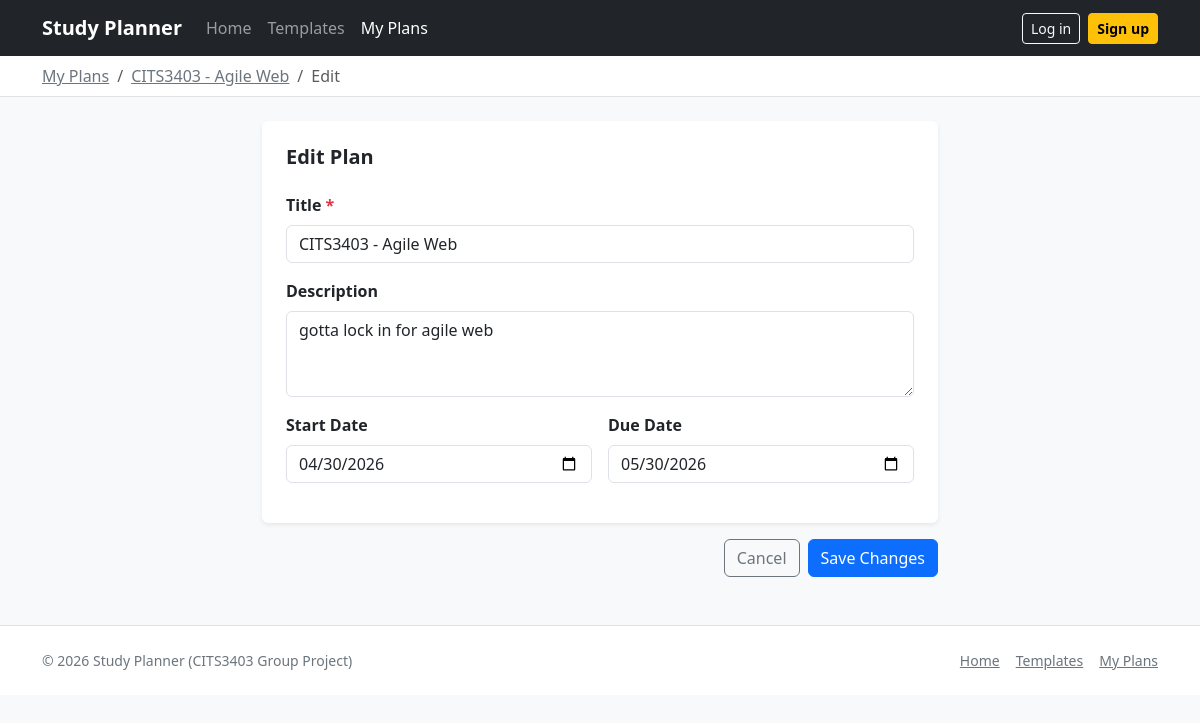
Screenshot of /plan/1/edit (signed in) with the database file from the repository.
### app/models.py (models this page shows)
class Plan(db.Model):
    __tablename__ = "plans"
    id = db.Column(db.Integer, primary_key=True)
    title = db.Column(db.String(200), nullable=False)
    description = db.Column(db.Text, nullable=True)
    start_date = db.Column(db.Date, nullable=True)
    end_date = db.Column(db.Date, nullable=True)
    is_template = db.Column(db.Boolean, default=False, nullable=False)
    user_id = db.Column(db.Integer, db.ForeignKey("users.id"), nullable=False)

### app/routes.py (the view, shortened to what this page needs)
@main.route("/plan/new", methods=["GET", "POST"])
@main.route("/plan/<int:plan_id>/edit", methods=["GET", "POST"])
def plan_edit(plan_id=None):
    if not require_login():
        return redirect(url_for("main.login"))
    user_id = session["user_id"]
    plan = None
    if plan_id:
        plan = Plan.query.filter_by(id=plan_id, user_id=user_id).first_or_404()
    return render_template("plan-edit.html", plan=plan)

### app/routes.py (called while the page is built)
def require_login():
    return "user_id" in session

### app/templates/plan-edit.html (shortened to what this page needs)
{% extends "base.html" %}
{% block nav_dashboard %}active{% endblock %}
{% block content %}
  <div class="border-bottom bg-white">
    <div class="container py-2">
      <nav aria-label="breadcrumb">
        <ol class="breadcrumb mb-0 small">
          <li class="breadcrumb-item">
            <a href="{{ url_for('main.dashboard') }}" class="link-secondary">My Plans</a>
          </li>
          {% if plan %}
            <li class="breadcrumb-item">
              <a href="{{ url_for('main.plan_view', plan_id=plan.id) }}" class="link-secondary">{{ plan.title }}</a>
            </li>
            <li class="breadcrumb-item active">Edit</li>
          {% else %}
            <li class="breadcrumb-item active">New Plan</li>
          {% endif %}
        </ol>
      </nav>
    </div>
  </div>
  <main class="py-4 pb-5">
    <div class="container" style="max-width:700px;">
      <form method="post"
            action="{{ url_for('main.plan_edit', plan_id=plan.id) if plan else url_for('main.plan_edit') }}">
        <div class="card border-0 shadow-sm">
          <div class="card-body p-4">
            <h2 class="h5 fw-bold mb-4">{% if plan %}Edit Plan{% else %}New Plan{% endif %}</h2>
            <div class="mb-3">
              <label for="title" class="form-label fw-semibold">Title <span class="text-danger">*</span></label>
              <input id="title" name="title" type="text" class="form-control"
                     value="{{ plan.title if plan else '' }}"
                     placeholder="e.g. CITS3403 Exam Sprint" required>
            </div>
            <div class="mb-3">
              <label for="description" class="form-label fw-semibold">Description</label>
              <textarea id="description" name="description" class="form-control" rows="3"
                        placeholder="What is this plan about?">{{ plan.description if plan else '' }}</textarea>
            </div>
            <div class="row g-3 mb-3">
              <div class="col-md-6">
                <label for="start_date" class="form-label fw-semibold">Start Date</label>
                <input id="start_date" name="start_date" type="date" class="form-control"
                       value="{{ plan.start_date if plan else '' }}">
              </div>
              <div class="col-md-6">
                <label for="end_date" class="form-label fw-semibold">Due Date</label>
                <input id="end_date" name="end_date" type="date" class="form-control"
                       value="{{ plan.end_date if plan else '' }}">
              </div>
            </div>
          </div>
        </div>
        <div class="d-flex gap-2 mt-3 justify-content-end">
          {% if plan %}
            <a href="{{ url_for('main.plan_view', plan_id=plan.id) }}" class="btn btn-outline-secondary">Cancel</a>
          {% else %}
            <a href="{{ url_for('main.dashboard') }}" class="btn btn-outline-secondary">Cancel</a>
          {% endif %}
          <button type="submit" class="btn btn-primary">
            {% if plan %}Save Changes{% else %}Create Plan{% endif %}
          </button>
        </div>
      </form>
    </div>
  </main>
{% endblock %}

### app/static/style.css (style rules this page uses)
:root { --app-radius: 16px; }

### rows the page displays
Plan: title "CITS3403 - Agile Web", description "gotta lock in for agile web", start_date "04/30/2026", end_date "05/30/2026"
